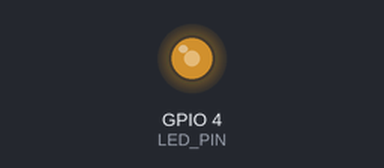
Bench run of a sketch on a simulated ESP32. On the bench: output pins drawn as LEDs (lit = HIGH). What the sketch prints to the serial monitor is not drawn.

Above: at 1.05 s.
At 6.2 s:
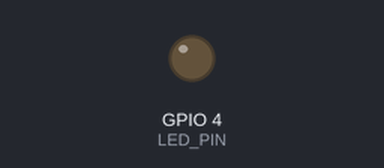
Timing chart, 0 to 7.8 s (numbered marks = the images above):
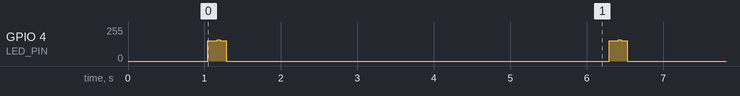

The sketch:

send_str.ino
```cpp
#define LED_PIN 4
#define REST 1


inline void send_leader() {
  digitalWrite(LED_PIN, 1);
  delay(REST);
}

inline void send_data0() {
  digitalWrite(LED_PIN, 0);
  delay(REST);
  digitalWrite(LED_PIN, 1);
  delay(REST);
}

inline void send_data1() {
  digitalWrite(LED_PIN, 0);
  delay(REST);
  digitalWrite(LED_PIN, 1);
  delay(REST*2);
}

inline void send_trailer() {
  digitalWrite(LED_PIN, 0);
  delay(REST);
  digitalWrite(LED_PIN, 1);
  delay(REST*5);
}


void setup() {
  Serial.begin(115200);
  delay(1000);

  pinMode(LED_PIN, OUTPUT);
}

void loop() {
  String data = "Hello World!";

  Serial.printf("\r\n----------------------------------------\r\n");
  Serial.printf("data: %s\r\n", data);

  LED_send(data);
}

int checkbit(char data, int bit) {
  return data & (0x80 >> bit);
}

void LED_send(String data) {
  int i, j;
  int n = 0;
  int data_len = data.length();
  int data_binary[data_len * 8] = {};

  for(i=0; i<data_len; i++) {
    for (j=0; j<8; j++) {
      data_binary[n] = checkbit(data[i], j) ? 1 : 0; // 0 or 1
      n++;
    }
  }

  Serial.printf("\r\nReady...\r\n");

  // リーダ
  send_leader();

  // データ
  for(i=0; i<n; i++) {
    if(data_binary[i]) {
      send_data1();
    }
    else {
      send_data0();
    }
  }

  // トレイラ
  send_trailer();

  digitalWrite(LED_PIN, 0);
  delay(5000);
}
```

Measured:
- by itself, GPIO 4 (LED_PIN): repeats every 5.2 s: 160/255 0.04 s, 153/255 0.08 s, 0/255 5.0 s, 153/255 0.12 s
